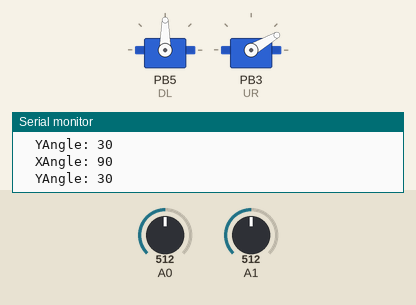
Recording of a sketch running on a simulated ATtiny85, built with avr-gcc and run on an emulated ATtiny85. Parts: 2 × servo, the last lines printed to the serial monitor. The inputs (shaded band) are chosen by the test bench; at power-on: A0 = 512, A1 = 512.

Above: at 1.2 s.
1.3 s: A0 set to 536
2.8 s: A0 set to 563
At 3.69 s:
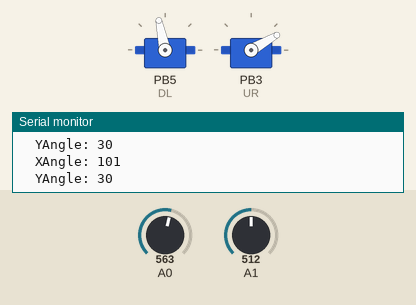
5.8 s: A1 set to 554
At 6.01 s:
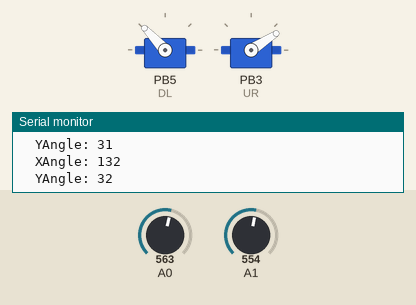
At 6.9 s:
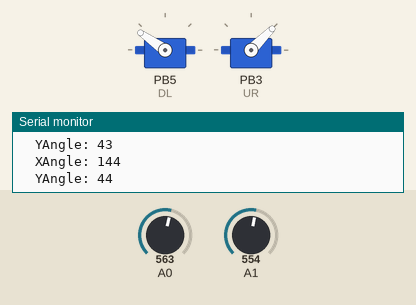
8.8 s: A1 set to 306
Timing chart, 0 to 12.6 s (numbered marks = the images above; inputs shaded):
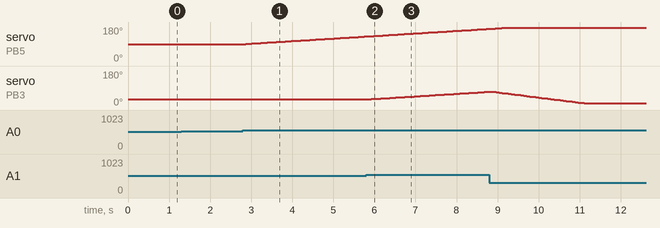

Measured:
- the behaviour switches between 552 and 553 on A0 (found by bisection; images 0 and 1)
- the behaviour switches between 543 and 544 on A1 (found by bisection; images 1 and 2)
- after the input at 2.8 s, servo on PB5 (DL): moves from 90° to 130° over 2.9 s, starting after 0.07 s
- after the input at 5.8 s, servo on PB3 (UR): moves from 30° to 70° over 2.9 s, starting after 0.05 s

The sketch:

Project.ino
```cpp
#define MANUAL_MODE 1
#define SENSITIVITY 40
#include <SoftwareServo.h>

SoftwareServo XServo;  // create rotating servo object to control a servo
SoftwareServo YServo; // create tilting servo object to control a servo


const int XJoy = 0;  // analog pin used to connect the potentiometer
const int YJoy = 1;  // analog pin used to connect the potentiometer
int XVal;    // variable to read the value from the analog pin
int YVal;    // variable to read the value from the analog pin

const int UL = 2;  // analog pin used to connect the BROWN photoresistor
const int UR = 3;  // analog pin used to connect the GREY photoresistor
const int DR = 4;  // analog pin used to connect the BLACK photoresistor
const int DL = 5;  // analog pin used to connect the WHITE photoresistor
int ULval;    // variable to read the value from the analog pin
int URval;    // variable to read the value from the analog pin
int DRval;    // variable to read the value from the analog pin
int DLval;    // variable to read the value from the analog pin
int LEFT;
int RIGHT;
int UP;
int DOWN;
int midXVal;
int midYVal;


void setup()
{
  Serial.begin(9600);
  XServo.attach(5);  // attaches the servo on pin 5 to the servo object
  YServo.attach(3);  // attaches the servo on pin 3 to the servo object
  int Xangle = XServo.read();
  int Yangle = YServo.read();
  midXVal = analogRead(XJoy);            // reads the value of the rotating potentiometer (value between 0 and 1023)
  midYVal = analogRead(YJoy);
  Serial.print("  XAngle: ");
  Serial.println(Xangle);
  Serial.print("  YAngle: ");
  Serial.println(Yangle);
  XServo.write(90);
  YServo.write(30);
  delay(50);                           // waits for the servos to get there
  SoftwareServo::refresh();
  /*
  while(Xangle != 90 || Yangle != 0){
    if(Xangle > 90){
      XServo.write(Xangle-1);
    }
    else if(Xangle < 90){
      XServo.write(Xangle+1);
    }

    if(Yangle > 0){
      YServo.write(Yangle-1);
    }

    delay(20);
    Xangle = XServo.read();
    Yangle = YServo.read();
    SoftwareServo::refresh();
  }
  */
}

void loop()
{
  int Xangle = XServo.read();
  Serial.print("  XAngle: ");
  Serial.println(Xangle);

  int Yangle = YServo.read();
  Serial.print("  YAngle: ");
  Serial.println(Yangle);


  if (MANUAL_MODE==2){
    XVal = analogRead(XJoy);            // reads the value of the rotating potentiometer (value between 0 and 1023)
    YVal = analogRead(YJoy);
    Serial.print("  XVal: ");
    Serial.println(XVal);
    Serial.print("  YVal: ");
    Serial.println(YVal);
    //Xangle += (midXVal-XVal)/50;
    //Yangle += (midYVal-YVal)/50;

    XServo.write(Xangle);
    YServo.write(Yangle);
    delay(20);
  }

  else if(MANUAL_MODE==1){
    XVal = analogRead(XJoy);            // reads the value of the rotating potentiometer (value between 0 and 1023)
    YVal = analogRead(YJoy);           // reads the value of the tilting potentiometer (value between 0 and 1023)

    XVal = map(XVal, 10, 915, 0, 10);     // scale it to use it with the servo (value between 0 and 180)
    XVal -= 5;
    if(XVal < -4) XVal = -4;
    if(5<=Xangle && Xangle<=175)
      XServo.write(Xangle + XVal);                  // sets the servo position according to the scaled value
    delay(20);                           // waits for the servos to get there

    YVal = map(YVal, 10, 900, 0, 10);     // scale it to use it with the servo (value between 0 and 180)
    YVal -= 5;
    if(YVal < -4) YVal = -4;
    if(10<=Yangle && Yangle<=85)
      YServo.write(Yangle + YVal);                  // sets the servo position according to the scaled value


  }
  else{
    ULval = analogRead(UL);            // reads the value of the rotating potentiometer (value between 0 and 1023)
    URval = analogRead(UR);            // reads the value of the rotating potentiometer (value between 0 and 1023)
    DRval = analogRead(DR);            // reads the value of the rotating potentiometer (value between 0 and 1023)
    DLval = analogRead(DL);            // reads the value of the rotating potentiometer (value between 0 and 1023)
    LEFT = (ULval + DLval)/2;
    RIGHT = (URval + DRval)/2;
    UP = (ULval + URval)/2;
    DOWN = (DLval + DRval)/2;
    Serial.print("LEFT: ");
    Serial.print(LEFT);
    Serial.print(" |  RIGHT: ");
    Serial.println(RIGHT);
    Serial.print(" | UP: ");
    Serial.println(UP);
    Serial.print(" |  DOWN: ");
    Serial.println(DOWN);

    if(LEFT-RIGHT>=SENSITIVITY && Xangle>3){
      XServo.write(Xangle - 3);
    }
    else if(RIGHT-LEFT>=SENSITIVITY && Xangle<177){
       XServo.write(Xangle + 3);
    }
    if(UP-DOWN>=SENSITIVITY && Yangle>7){
      YServo.write(Yangle - 3);
    }
    else if(DOWN-UP>=SENSITIVITY && Yangle<97){
       YServo.write(Yangle + 3);
    }
  }


  delay(50);                           // waits for the servos to get there
  SoftwareServo::refresh();
}
```
